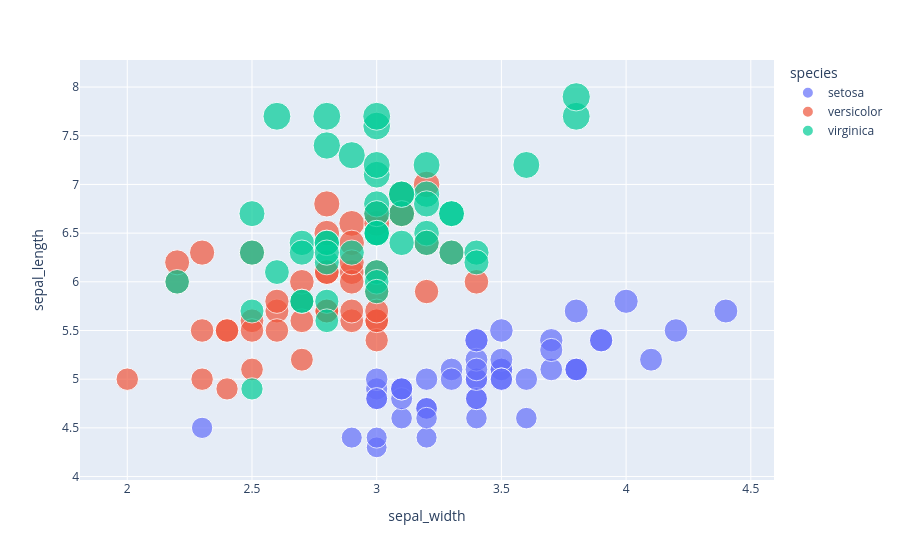

Notebook code cell kept with this figure:
### Markdown cell above
### Plotly

Plotly is another interactive plotting library that provides a high-level API for visualization.
See the [Plotly JupyterLab documentation](https://plotly.com/python/getting-started/#jupyterlab-support-python-35) to get started with Plotly in the notebook.

Below is some example output.

### Code cell
import plotly.io as pio
import plotly.express as px
import plotly.offline as py

df = px.data.iris()
fig = px.scatter(df, x="sepal_width", y="sepal_length", color="species", size="sepal_length")
fig

### Figure 1 — Plotly figure (JSON) as saved in the notebook; plotly's stock layout.template omitted (floating-point values rounded to 4 significant figures)
{"data": [{"hovertemplate": "species=setosa<br>sepal_width=%{x}<br>sepal_length=%{marker.size}<extra></extra>", "legendgroup": "setosa", "marker": {"color": "#636efa", "size": [5.1, 4.9, 4.7, 4.6, 5.0, 5.4, 4.6, 5.0, 4.4, 4.9, 5.4, 4.8, 4.8, 4.3, 5.8, 5.7, 5.4, 5.1, 5.7, 5.1, 5.4, 5.1, 4.6, 5.1, 4.8, 5.0, 5.0, 5.2, 5.2, 4.7, 4.8, 5.4, 5.2, 5.5, 4.9, 5.0, 5.5, 4.9, 4.4, 5.1, 5.0, 4.5, 4.4, 5.0, 5.1, 4.8, 5.1, 4.6, 5.3, 5.0], "sizemode": "area", "sizeref": 0.01975, "symbol": "circle"}, "mode": "markers", "name": "setosa", "orientation": "v", "showlegend": true, "type": "scatter", "x": [3.5, 3.0, 3.2, 3.1, 3.6, 3.9, 3.4, 3.4, 2.9, 3.1, 3.7, 3.4, 3.0, 3.0, 4.0, 4.4, 3.9, 3.5, 3.8, 3.8, 3.4, 3.7, 3.6, 3.3, 3.4, 3.0, 3.4, 3.5, 3.4, 3.2, 3.1, 3.4, 4.1, 4.2, 3.1, 3.2, 3.5, 3.1, 3.0, 3.4, 3.5, 2.3, 3.2, 3.5, 3.8, 3.0, 3.8, 3.2, 3.7, 3.3], "xaxis": "x", "y": [5.1, 4.9, 4.7, 4.6, 5.0, 5.4, 4.6, 5.0, 4.4, 4.9, 5.4, 4.8, 4.8, 4.3, 5.8, 5.7, 5.4, 5.1, 5.7, 5.1, 5.4, 5.1, 4.6, 5.1, 4.8, 5.0, 5.0, 5.2, 5.2, 4.7, 4.8, 5.4, 5.2, 5.5, 4.9, 5.0, 5.5, 4.9, 4.4, 5.1, 5.0, 4.5, 4.4, 5.0, 5.1, 4.8, 5.1, 4.6, 5.3, 5.0], "yaxis": "y"}, {"hovertemplate": "species=versicolor<br>sepal_width=%{x}<br>sepal_length=%{marker.size}<extra></extra>", "legendgroup": "versicolor", "marker": {"color": "#EF553B", "size": [7.0, 6.4, 6.9, 5.5, 6.5, 5.7, 6.3, 4.9, 6.6, 5.2, 5.0, 5.9, 6.0, 6.1, 5.6, 6.7, 5.6, 5.8, 6.2, 5.6, 5.9, 6.1, 6.3, 6.1, 6.4, 6.6, 6.8, 6.7, 6.0, 5.7, 5.5, 5.5, 5.8, 6.0, 5.4, 6.0, 6.7, 6.3, 5.6, 5.5, 5.5, 6.1, 5.8, 5.0, 5.6, 5.7, 5.7, 6.2, 5.1, 5.7], "sizemode": "area", "sizeref": 0.01975, "symbol": "circle"}, "mode": "markers", "name": "versicolor", "orientation": "v", "showlegend": true, "type": "scatter", "x": [3.2, 3.2, 3.1, 2.3, 2.8, 2.8, 3.3, 2.4, 2.9, 2.7, 2.0, 3.0, 2.2, 2.9, 2.9, 3.1, 3.0, 2.7, 2.2, 2.5, 3.2, 2.8, 2.5, 2.8, 2.9, 3.0, 2.8, 3.0, 2.9, 2.6, 2.4, 2.4, 2.7, 2.7, 3.0, 3.4, 3.1, 2.3, 3.0, 2.5, 2.6, 3.0, 2.6, 2.3, 2.7, 3.0, 2.9, 2.9, 2.5, 2.8], "xaxis": "x", "y": [7.0, 6.4, 6.9, 5.5, 6.5, 5.7, 6.3, 4.9, 6.6, 5.2, 5.0, 5.9, 6.0, 6.1, 5.6, 6.7, 5.6, 5.8, 6.2, 5.6, 5.9, 6.1, 6.3, 6.1, 6.4, 6.6, 6.8, 6.7, 6.0, 5.7, 5.5, 5.5, 5.8, 6.0, 5.4, 6.0, 6.7, 6.3, 5.6, 5.5, 5.5, 6.1, 5.8, 5.0, 5.6, 5.7, 5.7, 6.2, 5.1, 5.7], "yaxis": "y"}, {"hovertemplate": "species=virginica<br>sepal_width=%{x}<br>sepal_length=%{marker.size}<extra></extra>", "legendgroup": "virginica", "marker": {"color": "#00cc96", "size": [6.3, 5.8, 7.1, 6.3, 6.5, 7.6, 4.9, 7.3, 6.7, 7.2, 6.5, 6.4, 6.8, 5.7, 5.8, 6.4, 6.5, 7.7, 7.7, 6.0, 6.9, 5.6, 7.7, 6.3, 6.7, 7.2, 6.2, 6.1, 6.4, 7.2, 7.4, 7.9, 6.4, 6.3, 6.1, 7.7, 6.3, 6.4, 6.0, 6.9, 6.7, 6.9, 5.8, 6.8, 6.7, 6.7, 6.3, 6.5, 6.2, 5.9], "sizemode": "area", "sizeref": 0.01975, "symbol": "circle"}, "mode": "markers", "name": "virginica", "orientation": "v", "showlegend": true, "type": "scatter", "x": [3.3, 2.7, 3.0, 2.9, 3.0, 3.0, 2.5, 2.9, 2.5, 3.6, 3.2, 2.7, 3.0, 2.5, 2.8, 3.2, 3.0, 3.8, 2.6, 2.2, 3.2, 2.8, 2.8, 2.7, 3.3, 3.2, 2.8, 3.0, 2.8, 3.0, 2.8, 3.8, 2.8, 2.8, 2.6, 3.0, 3.4, 3.1, 3.0, 3.1, 3.1, 3.1, 2.7, 3.2, 3.3, 3.0, 2.5, 3.0, 3.4, 3.0], "xaxis": "x", "y": [6.3, 5.8, 7.1, 6.3, 6.5, 7.6, 4.9, 7.3, 6.7, 7.2, 6.5, 6.4, 6.8, 5.7, 5.8, 6.4, 6.5, 7.7, 7.7, 6.0, 6.9, 5.6, 7.7, 6.3, 6.7, 7.2, 6.2, 6.1, 6.4, 7.2, 7.4, 7.9, 6.4, 6.3, 6.1, 7.7, 6.3, 6.4, 6.0, 6.9, 6.7, 6.9, 5.8, 6.8, 6.7, 6.7, 6.3, 6.5, 6.2, 5.9], "yaxis": "y"}], "layout": {"legend": {"itemsizing": "constant", "title": {"text": "species"}, "tracegroupgap": 0}, "margin": {"t": 60}, "xaxis": {"anchor": "y", "domain": [0.0, 1.0], "title": {"text": "sepal_width"}}, "yaxis": {"anchor": "x", "domain": [0.0, 1.0], "title": {"text": "sepal_length"}}}}
